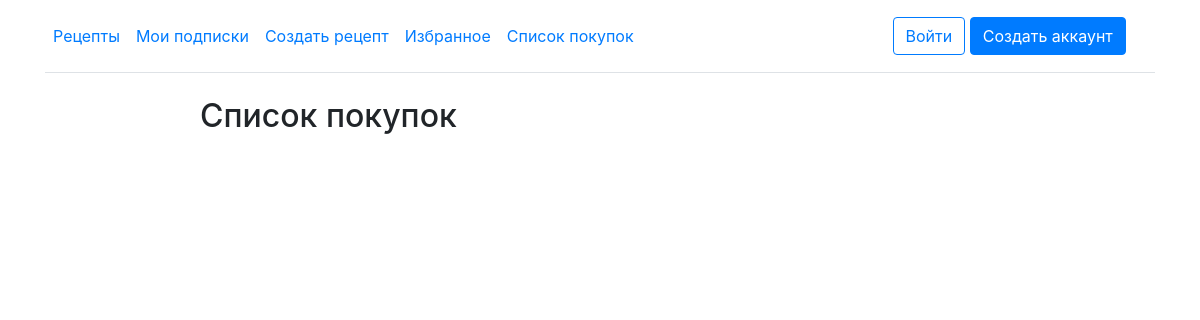
The page /purchases/ on the database as committed earlier.
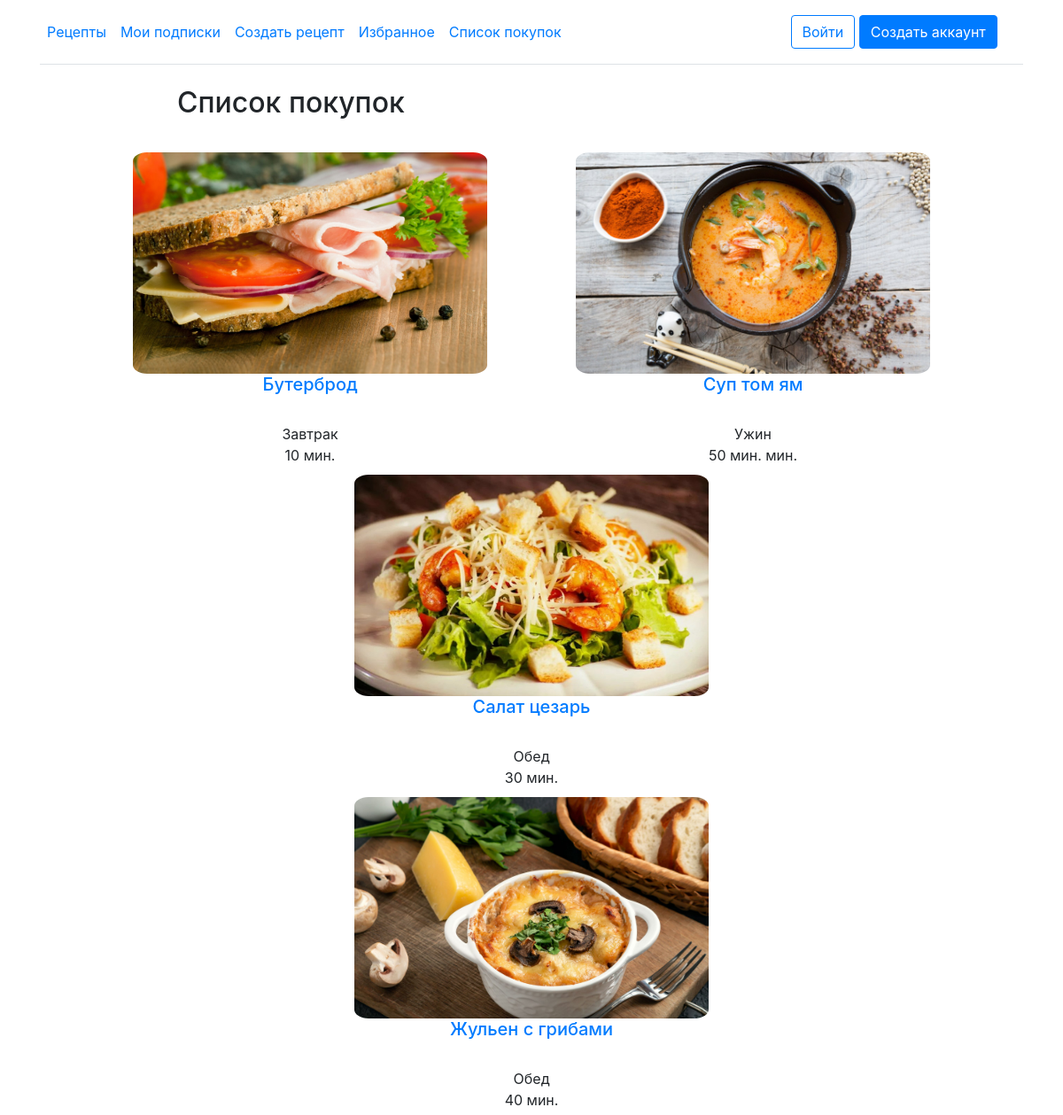
The same page on the database as committed later.
### app/models.py (models this page shows, shortened)
class Receipt(models.Model):
    name = models.CharField(max_length=30)
    type = models.ForeignKey(Type, on_delete=models.SET_NULL, null=True, default='Ужин')
    cooking_time = models.CharField(max_length=30, default='30')
    img = models.ImageField(upload_to='images/', default='images/1.jpg') #
    instruction = models.TextField(default='Пока не добавлено')
    favorite = models.BooleanField(default=False)
    purchased = models.BooleanField(default=False)
    class Meta:
        verbose_name_plural = 'Receipts'

class Type(models.Model):
    name = models.CharField(max_length=30)
    def __str__(self):
        return self.name

### app/views.py (the view)
# urls.py: path('purchases/', purchases, name='purchases'),
def purchases(request):
    context = {'purchased_receipts': Receipt.objects.all().filter(purchased=True)}
    return render(request, 'purchases.html', context=context)

### app/templates/purchases.html (shortened to what this page needs)
{% extends 'base.html' %}
{% block content %}
<div class="main_block">
    <div class="title"><h2>Список покупок</h2></div><br>
    <div class="receipts">
      <div class="flex-container">
        {% for receipt in purchased_receipts %}
        <a href="{% url 'item' receipt.id %}">
          <div class="flex-item"><img class="food" src="{{receipt.img.url}}" width="400" height="250">
            <h5>{{receipt.name}}</h5><br>
          </a>
            {{ receipt.type }}<br>
            {{receipt.cooking_time}} мин.<br>
          </div>
          {% if forloop.counter|divisibleby:3 %}
            <div class="flex-container">
          {% endif %}
        {% endfor %}
      </div>
    </div>
</div>
{% endblock %}

### app/templates/base.html (shortened to what this page needs)
<!DOCTYPE html>
<html lang="en">
<head>
    {% load static %}
    <link rel="stylesheet" href="https://stackpath.bootstrapcdn.com/bootstrap/4.3.1/css/bootstrap.min.css">
</head>
<body>
  <div class="container">
    <header class="d-flex flex-wrap align-items-center justify-content-center justify-content-md-between py-3 mb-4 border-bottom">
      <ul class="nav col-12 col-md-auto mb-2 justify-content-center mb-md-0">
        <li><a href="{% url 'receipts' %}" class="nav-link px-2 link-secondary">Рецепты</a></li>
        <li><a href="#" class="nav-link px-2">Мои подписки</a></li>
        <li><a href="{% url 'add_post' %}" class="nav-link px-2">Создать рецепт</a></li>
        <li><a href="{% url 'favorites' %}" class="nav-link px-2">Избранное</a></li>
        <li><a href="{% url 'purchases' %}" class="nav-link px-2">Список покупок</a></li>
      </ul>
      <div class="col-md-3 text-end">
        <button type="button" class="btn btn-outline-primary me-2">Войти</button>
        <button type="button" class="btn btn-primary">Создать аккаунт</button>
      </div>
    </header>
  </div>
    {% block content %}
    {% endblock %}
</body>
</html>

### app/templates/base.html (style rules this page uses)
img.food { border-radius: 4%; }
div.title { padding-left: 100px; padding-right: 100px; }

### app/templates/purchases.html (style rules this page uses)
img.food { border-radius: 4%; }
div.main_block { padding-left: 100px; padding-right: 100px; }
.flex-container { display: flex; flex-wrap: wrap; }
.flex-item { flex: 1; margin: 5px; text-align: center; }

Rows that differ between the two databases and show on the page:
now on this page (row edited): Receipt: img (picture), name "Бутерброд", type "Завтрак", cooking_time "10"
added Receipt: img (picture), name "Суп том ям", type "Ужин", cooking_time "50 мин."
added Receipt: img (picture), name "Салат цезарь", type "Обед", cooking_time "30"
added Receipt: img (picture), name "Жульен с грибами", type "Обед", cooking_time "40"
